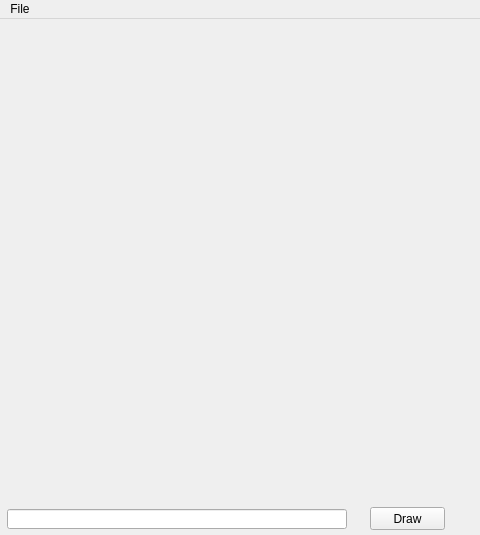
<?xml version="1.0" encoding="UTF-8"?>
<ui version="4.0">
 <class>MainWindow</class>
 <widget class="QMainWindow" name="MainWindow">
  <property name="geometry">
   <rect>
    <x>0</x>
    <y>0</y>
    <width>480</width>
    <height>535</height>
   </rect>
  </property>
  <property name="windowTitle">
   <string>Chessboard</string>
  </property>
  <widget class="QWidget" name="centralWidget">
   <widget class="QWidget" name="widget" native="true">
    <property name="geometry">
     <rect>
      <x>0</x>
      <y>0</y>
      <width>480</width>
      <height>482</height>
     </rect>
    </property>
   </widget>
   <widget class="QLineEdit" name="txtData">
    <property name="geometry">
     <rect>
      <x>7</x>
      <y>490</y>
      <width>340</width>
      <height>20</height>
     </rect>
    </property>
   </widget>
   <widget class="QPushButton" name="btnDraw">
    <property name="geometry">
     <rect>
      <x>370</x>
      <y>488</y>
      <width>75</width>
      <height>23</height>
     </rect>
    </property>
    <property name="text">
     <string>Draw</string>
    </property>
   </widget>
  </widget>
  <widget class="QMenuBar" name="menuBar">
   <property name="geometry">
    <rect>
     <x>0</x>
     <y>0</y>
     <width>450</width>
     <height>21</height>
    </rect>
   </property>
   <widget class="QMenu" name="menuFile">
    <property name="title">
     <string>File</string>
    </property>
    <addaction name="actionExit"/>
   </widget>
   <addaction name="menuFile"/>
  </widget>
  <action name="actionExit">
   <property name="text">
    <string>Exit</string>
   </property>
  </action>
 </widget>
 <layoutdefault spacing="6" margin="11"/>
 <resources/>
 <connections/>
</ui>
